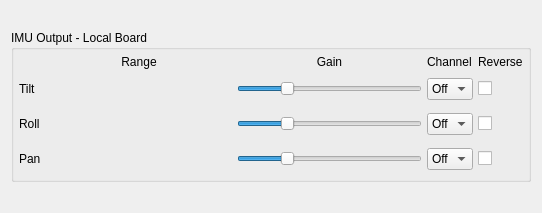
      <widget class="QWidget" name="page_2">
       <property name="geometry">
        <rect>
         <x>0</x>
         <y>0</y>
         <width>542</width>
         <height>213</height>
        </rect>
       </property>
       <attribute name="label">
        <string>Page 1</string>
       </attribute>
       <layout class="QHBoxLayout" name="horizontalLayout_6">
        <item>
         <widget class="QGroupBox" name="groupBox">
          <property name="sizePolicy">
           <sizepolicy hsizetype="Preferred" vsizetype="Maximum">
            <horstretch>0</horstretch>
            <verstretch>0</verstretch>
           </sizepolicy>
          </property>
          <property name="title">
           <string>IMU Output - Local Board</string>
          </property>
          <layout class="QGridLayout" name="gridLayout_5">
           <property name="leftMargin">
            <number>5</number>
           </property>
           <property name="topMargin">
            <number>5</number>
           </property>
           <property name="rightMargin">
            <number>5</number>
           </property>
           <property name="bottomMargin">
            <number>5</number>
           </property>
           <property name="spacing">
            <number>5</number>
           </property>
           <item row="2" column="2">
            <widget class="GainSlider" name="til_gain">
             <property name="sizePolicy">
              <sizepolicy hsizetype="MinimumExpanding" vsizetype="Fixed">
               <horstretch>0</horstretch>
               <verstretch>0</verstretch>
              </sizepolicy>
             </property>
             <property name="minimum">
              <number>0</number>
             </property>
             <property name="maximum">
              <number>1000</number>
             </property>
             <property name="value">
              <number>250</number>
             </property>
             <property name="tracking">
              <bool>true</bool>
             </property>
             <property name="orientation">
              <enum>Qt::Horizontal</enum>
             </property>
             <property name="invertedAppearance">
              <bool>false</bool>
             </property>
             <property name="tickPosition">
              <enum>QSlider::NoTicks</enum>
             </property>
             <property name="tickInterval">
              <number>0</number>
             </property>
            </widget>
           </item>
           <item row="2" column="5">
            <widget class="QCheckBox" name="chktltrev">
             <property name="layoutDirection">
              <enum>Qt::LeftToRight</enum>
             </property>
             <property name="autoFillBackground">
              <bool>false</bool>
             </property>
             <property name="text">
              <string/>
             </property>
            </widget>
           </item>
           <item row="3" column="5">
            <widget class="QCheckBox" name="chkrllrev">
             <property name="layoutDirection">
              <enum>Qt::LeftToRight</enum>
             </property>
             <property name="autoFillBackground">
              <bool>false</bool>
             </property>
             <property name="text">
              <string/>
             </property>
            </widget>
           </item>
           <item row="4" column="1">
            <widget class="ServoMinMax" name="servoPan" native="true">
             <property name="sizePolicy">
              <sizepolicy hsizetype="MinimumExpanding" vsizetype="Preferred">
               <horstretch>0</horstretch>
               <verstretch>0</verstretch>
              </sizepolicy>
             </property>
             <property name="minimumSize">
              <size>
               <width>0</width>
               <height>30</height>
              </size>
             </property>
            </widget>
           </item>
           <item row="0" column="5">
            <widget class="QLabel" name="label_12">
             <property name="text">
              <string>Reverse</string>
             </property>
            </widget>
           </item>
           <item row="3" column="0">
            <widget class="QLabel" name="label_18">
             <property name="text">
              <string>Roll</string>
             </property>
            </widget>
           </item>
           <item row="3" column="4">
            <widget class="QComboBox" name="cmbrllchn">
             <item>
              <property name="text">
               <string>Off</string>
              </property>
             </item>
             <item>
              <property name="text">
               <string>1</string>
              </property>
             </item>
             <item>
              <property name="text">
               <string>2</string>
              </property>
             </item>
             <item>
              <property name="text">
               <string>3</string>
              </property>
             </item>
             <item>
              <property name="text">
               <string>4</string>
              </property>
             </item>
             <item>
              <property name="text">
               <string>5</string>
              </property>
             </item>
             <item>
              <property name="text">
               <string>6</string>
              </property>
             </item>
             <item>
              <property name="text">
               <string>7</string>
              </property>
             </item>
             <item>
              <property name="text">
               <string>8</string>
              </property>
             </item>
             <item>
              <property name="text">
               <string>9</string>
              </property>
             </item>
             <item>
              <property name="text">
               <string>10</string>
              </property>
             </item>
             <item>
              <property name="text">
               <string>11</string>
              </property>
             </item>
             <item>
              <property name="text">
               <string>12</string>
              </property>
             </item>
             <item>
              <property name="text">
               <string>13</string>
              </property>
             </item>
             <item>
              <property name="text">
               <string>14</string>
              </property>
             </item>
             <item>
              <property name="text">
               <string>15</string>
              </property>
             </item>
             <item>
              <property name="text">
               <string>16</string>
              </property>
             </item>
            </widget>
           </item>
           <item row="2" column="0">
            <widget class="QLabel" name="label_17">
             <property name="text">
              <string>Tilt</string>
             </property>
            </widget>
           </item>
           <item row="3" column="1">
            <widget class="ServoMinMax" name="servoRoll" native="true">
             <property name="sizePolicy">
              <sizepolicy hsizetype="MinimumExpanding" vsizetype="Preferred">
               <horstretch>0</horstretch>
               <verstretch>0</verstretch>
              </sizepolicy>
             </property>
             <property name="minimumSize">
              <size>
               <width>0</width>
               <height>30</height>
              </size>
             </property>
            </widget>
           </item>
           <item row="2" column="1">
            <widget class="ServoMinMax" name="servoTilt" native="true">
             <property name="sizePolicy">
              <sizepolicy hsizetype="MinimumExpanding" vsizetype="Preferred">
               <horstretch>0</horstretch>
               <verstretch>0</verstretch>
              </sizepolicy>
             </property>
             <property name="minimumSize">
              <size>
               <width>0</width>
               <height>30</height>
              </size>
             </property>
            </widget>
           </item>
           <item row="0" column="1">
            <widget class="QLabel" name="label_21">
             <property name="text">
              <string>Range</string>
             </property>
             <property name="alignment">
              <set>Qt::AlignCenter</set>
             </property>
            </widget>
           </item>
           <item row="4" column="2">
            <widget class="GainSlider" name="pan_gain">
             <property name="sizePolicy">
              <sizepolicy hsizetype="MinimumExpanding" vsizetype="Fixed">
               <horstretch>0</horstretch>
               <verstretch>0</verstretch>
              </sizepolicy>
             </property>
             <property name="minimum">
              <number>0</number>
             </property>
             <property name="maximum">
              <number>1000</number>
             </property>
             <property name="value">
              <number>250</number>
             </property>
             <property name="tracking">
              <bool>true</bool>
             </property>
             <property name="orientation">
              <enum>Qt::Horizontal</enum>
             </property>
             <property name="invertedAppearance">
              <bool>false</bool>
             </property>
             <property name="tickPosition">
              <enum>QSlider::NoTicks</enum>
             </property>
             <property name="tickInterval">
              <number>0</number>
             </property>
            </widget>
           </item>
           <item row="4" column="4">
            <widget class="QComboBox" name="cmbpanchn">
             <item>
              <property name="text">
               <string>Off</string>
              </property>
             </item>
             <item>
              <property name="text">
               <string>1</string>
              </property>
             </item>
             <item>
              <property name="text">
               <string>2</string>
              </property>
             </item>
             <item>
              <property name="text">
               <string>3</string>
              </property>
             </item>
             <item>
              <property name="text">
               <string>4</string>
              </property>
             </item>
             <item>
              <property name="text">
               <string>5</string>
              </property>
             </item>
             <item>
              <property name="text">
               <string>6</string>
              </property>
             </item>
             <item>
              <property name="text">
               <string>7</string>
              </property>
             </item>
             <item>
              <property name="text">
               <string>8</string>
              </property>
             </item>
             <item>
              <property name="text">
               <string>9</string>
              </property>
             </item>
             <item>
              <property name="text">
               <string>10</string>
              </property>
             </item>
             <item>
              <property name="text">
               <string>11</string>
              </property>
             </item>
             <item>
              <property name="text">
               <string>12</string>
              </property>
             </item>
             <item>
              <property name="text">
               <string>13</string>
              </property>
             </item>
             <item>
              <property name="text">
               <string>14</string>
              </property>
             </item>
             <item>
              <property name="text">
               <string>15</string>
              </property>
             </item>
             <item>
              <property name="text">
               <string>16</string>
              </property>
             </item>
            </widget>
           </item>
           <item row="3" column="2">
            <widget class="GainSlider" name="rll_gain">
             <property name="sizePolicy">
              <sizepolicy hsizetype="MinimumExpanding" vsizetype="Fixed">
               <horstretch>0</horstretch>
               <verstretch>0</verstretch>
              </sizepolicy>
             </property>
             <property name="minimum">
              <number>0</number>
             </property>
             <property name="maximum">
              <number>1000</number>
             </property>
             <property name="value">
              <number>250</number>
             </property>
             <property name="tracking">
              <bool>true</bool>
             </property>
             <property name="orientation">
              <enum>Qt::Horizontal</enum>
             </property>
             <property name="invertedAppearance">
              <bool>false</bool>
             </property>
             <property name="tickPosition">
              <enum>QSlider::NoTicks</enum>
             </property>
             <property name="tickInterval">
              <number>0</number>
             </property>
            </widget>
           </item>
           <item row="0" column="4">
            <widget class="QLabel" name="label_11">
             <property name="text">
              <string>Channel</string>
             </property>
            </widget>
           </item>
           <item row="4" column="5">
            <widget class="QCheckBox" name="chkpanrev">
             <property name="layoutDirection">
              <enum>Qt::LeftToRight</enum>
             </property>
             <property name="autoFillBackground">
              <bool>false</bool>
             </property>
             <property name="text">
              <string/>
             </property>
            </widget>
           </item>
           <item row="4" column="0">
            <widget class="QLabel" name="label_19">
             <property name="text">
              <string>Pan</string>
             </property>
            </widget>
           </item>
           <item row="2" column="4">
            <widget class="QComboBox" name="cmbtiltchn">
             <item>
              <property name="text">
               <string>Off</string>
              </property>
             </item>
             <item>
              <property name="text">
               <string>1</string>
              </property>
             </item>
             <item>
              <property name="text">
               <string>2</string>
              </property>
             </item>
             <item>
              <property name="text">
               <string>3</string>
              </property>
             </item>
             <item>
              <property name="text">
               <string>4</string>
              </property>
             </item>
             <item>
              <property name="text">
               <string>5</string>
              </property>
             </item>
             <item>
              <property name="text">
               <string>6</string>
              </property>
             </item>
             <item>
              <property name="text">
               <string>7</string>
              </property>
             </item>
             <item>
              <property name="text">
               <string>8</string>
              </property>
             </item>
             <item>
              <property name="text">
               <string>9</string>
              </property>
             </item>
             <item>
              <property name="text">
               <string>10</string>
              </property>
             </item>
             <item>
              <property name="text">
               <string>11</string>
              </property>
             </item>
             <item>
              <property name="text">
               <string>12</string>
              </property>
             </item>
             <item>
              <property name="text">
               <string>13</string>
              </property>
             </item>
             <item>
              <property name="text">
               <string>14</string>
              </property>
             </item>
             <item>
              <property name="text">
               <string>15</string>
              </property>
             </item>
             <item>
              <property name="text">
               <string>16</string>
              </property>
             </item>
            </widget>
           </item>
           <item row="0" column="2">
            <widget class="QLabel" name="label_20">
             <property name="sizePolicy">
              <sizepolicy hsizetype="Minimum" vsizetype="Preferred">
               <horstretch>0</horstretch>
               <verstretch>0</verstretch>
              </sizepolicy>
             </property>
             <property name="text">
              <string>Gain</string>
             </property>
             <property name="alignment">
              <set>Qt::AlignCenter</set>
             </property>
            </widget>
           </item>
          </layout>
         </widget>
        </item>
       </layout>
      </widget>
